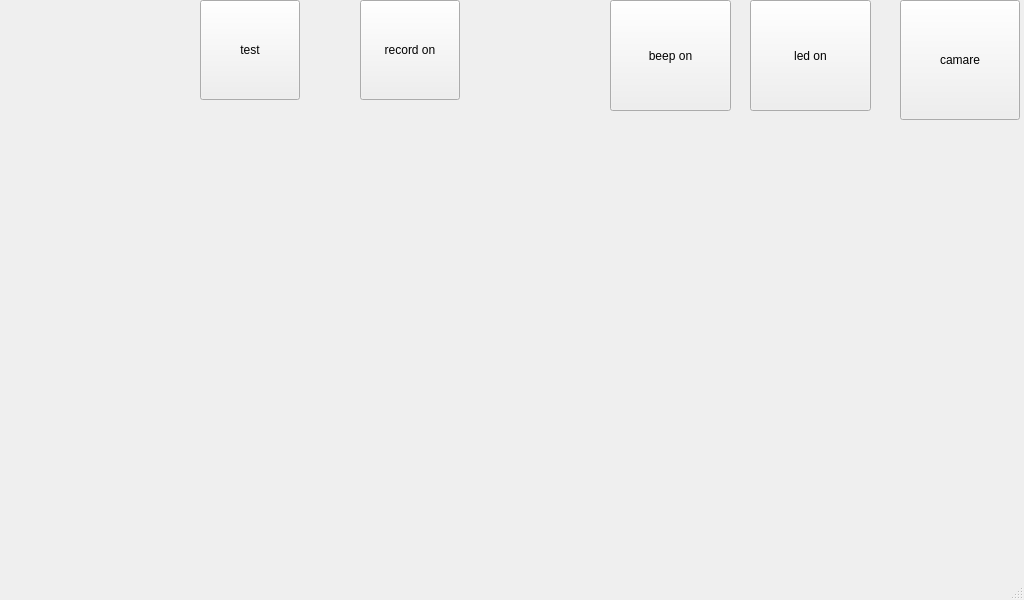
<?xml version="1.0" encoding="UTF-8"?>
<ui version="4.0">
 <class>MainWindow</class>
 <widget class="QMainWindow" name="MainWindow">
  <property name="geometry">
   <rect>
    <x>0</x>
    <y>0</y>
    <width>1024</width>
    <height>600</height>
   </rect>
  </property>
  <property name="windowTitle">
   <string>MainWindow</string>
  </property>
  <widget class="QWidget" name="centralwidget">
   <widget class="QPushButton" name="push_camera">
    <property name="geometry">
     <rect>
      <x>900</x>
      <y>0</y>
      <width>120</width>
      <height>120</height>
     </rect>
    </property>
    <property name="text">
     <string>camare</string>
    </property>
   </widget>
   <widget class="QPushButton" name="pushButton_led">
    <property name="geometry">
     <rect>
      <x>750</x>
      <y>0</y>
      <width>121</width>
      <height>111</height>
     </rect>
    </property>
    <property name="text">
     <string>led on</string>
    </property>
   </widget>
   <widget class="QPushButton" name="pushButton_beep">
    <property name="geometry">
     <rect>
      <x>610</x>
      <y>0</y>
      <width>121</width>
      <height>111</height>
     </rect>
    </property>
    <property name="text">
     <string>beep on</string>
    </property>
   </widget>
   <widget class="QPushButton" name="pushButton_audio">
    <property name="geometry">
     <rect>
      <x>360</x>
      <y>0</y>
      <width>100</width>
      <height>100</height>
     </rect>
    </property>
    <property name="text">
     <string>record on</string>
    </property>
   </widget>
   <widget class="QPushButton" name="pushButton_test">
    <property name="geometry">
     <rect>
      <x>200</x>
      <y>0</y>
      <width>100</width>
      <height>100</height>
     </rect>
    </property>
    <property name="text">
     <string>test</string>
    </property>
   </widget>
  </widget>
  <widget class="QMenuBar" name="menubar">
   <property name="geometry">
    <rect>
     <x>0</x>
     <y>0</y>
     <width>1024</width>
     <height>28</height>
    </rect>
   </property>
  </widget>
  <widget class="QStatusBar" name="statusbar"/>
 </widget>
 <resources/>
 <connections/>
</ui>
